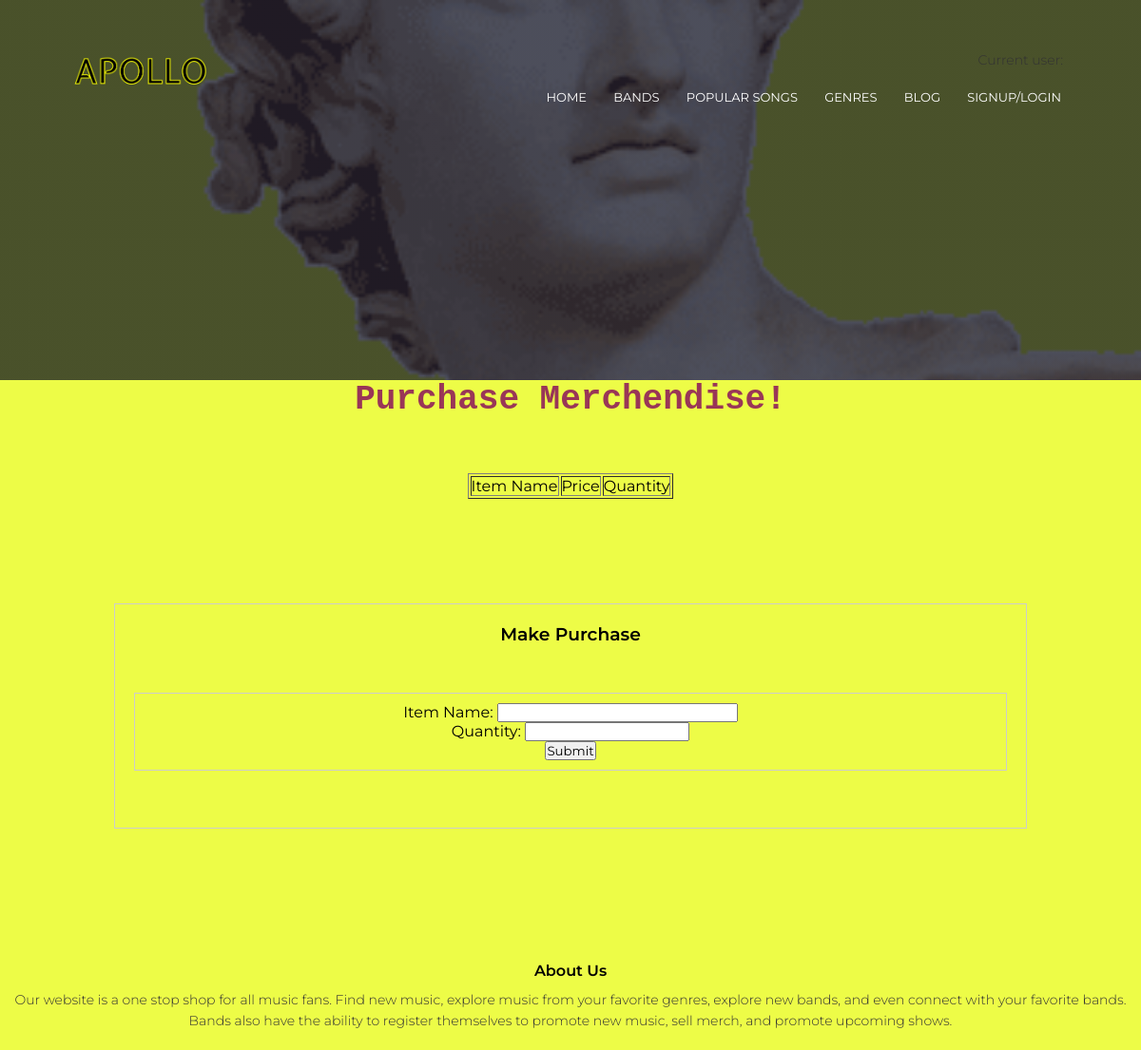
Before: /buy-merch/3 with the older database file.
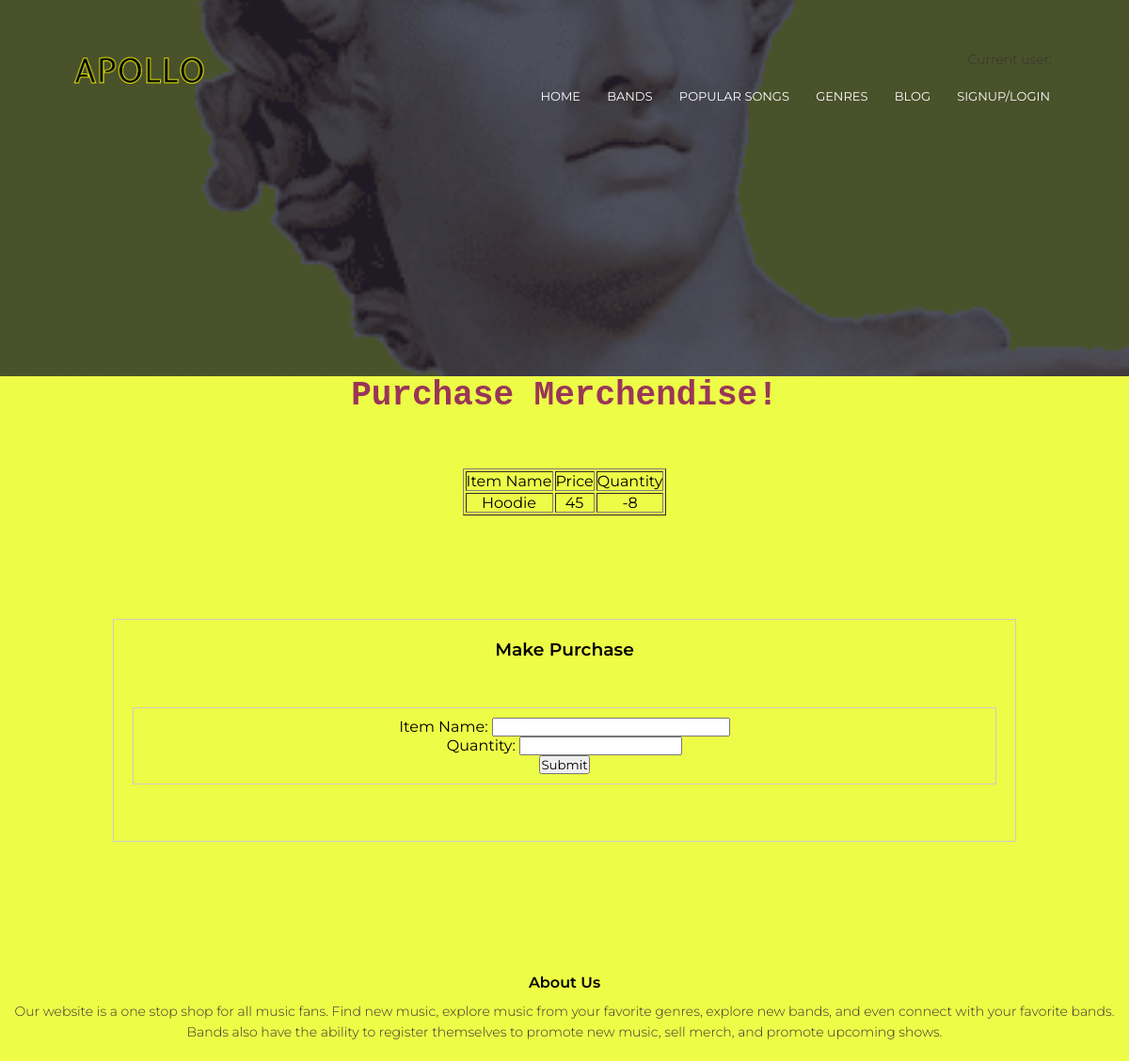
After: the same page with the newer database file.
### models.py (models this page shows)
class Merchendise(db.Model):
    __tablename__ = 'merchendise'
    id = db.Column(db.Integer, primary_key=True)
    user_id = db.Column(db.Integer)
    item_name = db.Column(db.String(100))
    price = db.Column(db.Integer)
    quantity = db.Column(db.Integer)

### main.py (the view)
@main.route('/buy-merch/<int:uid>', methods=['GET','POST'])
def buy_merch(uid):
    all_merch = Merchendise.query.filter_by(user_id=uid)
    form = SellMerchForm(item_name='', quantity='')
    if form.validate_on_submit():
        merch = Merchendise.query.filter_by(user_id=uid, item_name=form.item_name.data).first()
        if merch:
            merch.quantity = merch.quantity - int(form.quantity.data)
            db.session.commit()
            return render_template('sell-merch.html', form=form, rows=all_merch, bid=uid)
    return render_template('sell-merch.html',form=form, rows=all_merch, bid=uid)

### main.py
class SellMerchForm(FlaskForm):
  item_name = StringField('Item Name: ', validators=[DataRequired()])
  quantity = StringField('Quantity: ', validators=[DataRequired()])
  submit = SubmitField('Submit')

### templates/sell-merch.html (shortened to what this page needs)
{% extends "header.html" %}
{% block content %}
<body style="background-color: #edfc47;">
    <h1 style="color:#993657; text-align: center; font-family: 'Courier New', monospace;">Purchase Merchendise!</h1>
    <br><br><br>
    <table border = 1 style="margin-left: auto; margin-right: auto; text-align: center;">
        <thead>
           <td>Item Name</td>
           <td>Price</td>
           <td>Quantity</td>
        </thead>
        {% for row in rows %}
           <tr>
              <td>{{row["item_name"]}}</td>
              <td>{{row["price"]}}</td>
              <td> {{ row["quantity"]}}</td>
           </tr>
        {% endfor %}
     </table>
    <section class="login-content">
        <div align="center">
            <div class="login-box">
                <form method="POST">
                    <h3>Make Purchase</h3>
                    <div class="login-box">
                        <div class="field">
                            {{ form.item_name.label }}
                            {{ form.item_name(size=30) }}
                        </div>
                        <div class="field">
                            {{ form.quantity.label }}
                            {{ form.quantity }}
                        </div>
                        {{ form.submit() }}
                    </div>
                </form>
            </div>
        </div>
    </section>
</body>
{% endblock %}

### templates/header.html (shortened to what this page needs)
<!DOCTYPE html>
<html>
<head>
    <link rel="stylesheet" href="https://stackpath.bootstrapcdn.com/font-awesome/4.7.0/css/font-awesome.min.css">
    <section class="sub-header">
        <nav>
            <a href="{{ url_for('main.index') }}"><img src="{{ url_for('static', filename='images/logo.png') }}" width="100" heigth="40" ></a>
            <div class="nav-links" id="navLinks">
            <p>Current user: {{current_user.name }} </p>
                <ul>
                    <li><a href="{{ url_for('main.index') }}">HOME</a></li>
                    <li><a href="{{ url_for('main.bands') }}">BANDS</a></li>
                    <li><a href="{{ url_for('main.popular') }}">POPULAR SONGS</a></li>
                    <li><a href="{{ url_for('main.genres') }}">GENRES</a></li>
                    <li><a href="{{ url_for('main.blog') }}">BLOG</a></li>
                    <li><a href="{{ url_for('main.singup_login_redir') }}">SIGNUP/LOGIN</a></li>
                </ul>
            </div>
        </nav>
    </section>
</head>
<body>
    {% block content %} {% endblock %}
<section class="footer">
    <h4>About Us</h4>
    <p>Our website is a one stop shop for all music fans. Find new music, explore music from your favorite genres, explore new bands, and even connect with your favorite bands. Bands also have the ability to register themselves to promote new music, sell merch, and promote upcoming shows.</p>
</section>
</body>
</html>

Changed rows visible on the page:
added Merchendise: item_name "Hoodie", price "45", quantity "-8"
